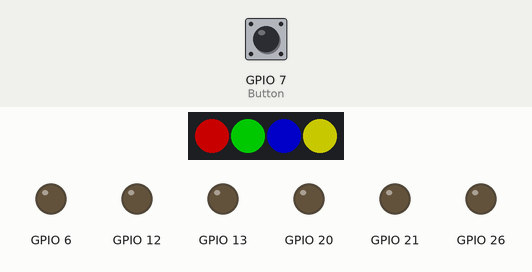
Recording of a program running on a simulated Raspberry Pi (BCM pin numbers). Parts: 4 RGB LEDs in strip order, left to right, output pins drawn as LEDs (lit = HIGH). The test bench sets the inputs (shaded band); at power-on: GPIO 7 (Button) HIGH. Dim RGB values are drawn brighter than linear; pins used as bus, display or sensor lines are not drawn; what the program prints to the terminal is not drawn.

Above: at 5.0 s.
5.1 s: GPIO 7 (Button) pulled LOW for 0.15 s
At 5.3 s:
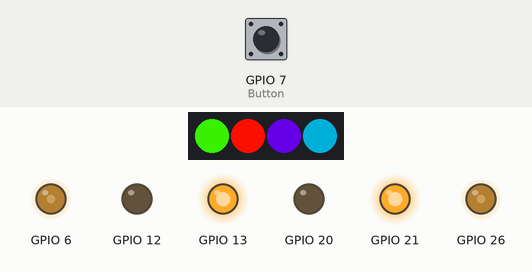
At 12.82 s:
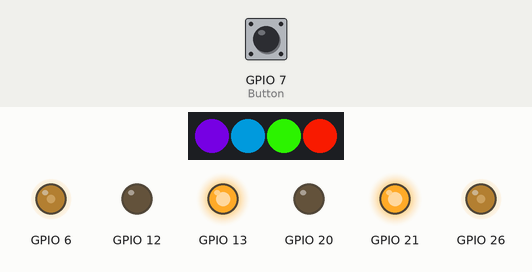
Timing chart, 0 to 14.1 s (numbered marks = the images above; inputs shaded):
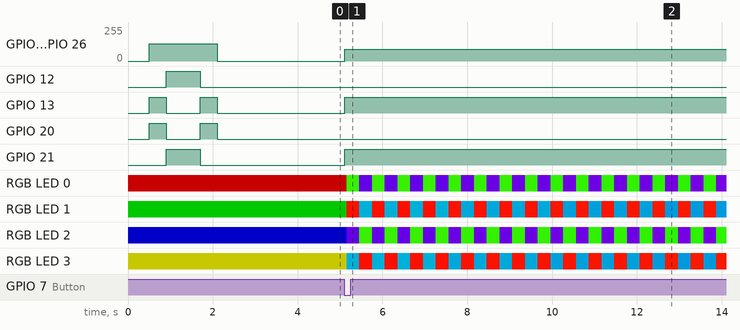

Measured:
- after the input at 5.1 s, GPIO 6: 0/255 → 89/255 at once; GPIO 13: LOW → HIGH at once

The program:

Line_Follow.py
```python
#!/usr/bin/python
# -*- coding:utf-8 -*-
import RPi.GPIO as GPIO
from AlphaBot2 import AlphaBot2
from rpi_ws281x import Adafruit_NeoPixel, Color
from TRSensors import TRSensor
import time

Button = 7

GPIO.setmode(GPIO.BCM)
GPIO.setwarnings(False)
GPIO.setup(Button,GPIO.IN,GPIO.PUD_UP)

# LED strip configuration:
LED_COUNT      = 4      # Number of LED pixels.
LED_PIN        = 18      # GPIO pin connected to the pixels (must support PWM!).
LED_FREQ_HZ    = 800000  # LED signal frequency in hertz (usually 800khz)
LED_DMA        = 5       # DMA channel to use for generating signal (try 5)
LED_BRIGHTNESS = 255     # Set to 0 for darkest and 255 for brightest
LED_INVERT     = False   # True to invert the signal (when using NPN transistor level shift)

maximum = 35
j = 0
integral = 0
last_proportional = 0

def Wheel(pos):
#	"""Generate rainbow colors across 0-255 positions."""
	if pos < 85:
		return Color(pos * 3, 255 - pos * 3, 0)
	elif pos < 170:
		pos -= 85
		return Color(255 - pos * 3, 0, pos * 3)
	else:
		pos -= 170
		return Color(0, pos * 3, 255 - pos * 3)

# Create NeoPixel object with appropriate configuration.
strip = Adafruit_NeoPixel(LED_COUNT, LED_PIN, LED_FREQ_HZ, LED_DMA, LED_INVERT, LED_BRIGHTNESS)
# Intialize the library (must be called once before other functions).
strip.begin()
strip.setPixelColor(0, Color(100, 0, 0))       #Red
strip.setPixelColor(1, Color(0, 100, 0))       #Blue
strip.setPixelColor(2, Color(0, 0, 100))       #Green
strip.setPixelColor(3, Color(100, 100, 0))     #Yellow
strip.show()

TR = TRSensor()
Ab = AlphaBot2()
Ab.stop()
print("Line follow Example")
time.sleep(0.5)
for i in range(0,100):
	if(i<25 or i>= 75):
		Ab.right()
		Ab.setPWMA(50) #changed from 30 to 50
		Ab.setPWMB(50) #changed from 30 to 50
	else:
		Ab.left()
		Ab.setPWMA(50) # changed from 30 to 50
		Ab.setPWMB(50) #changed from 30 to 50
	TR.calibrate()
Ab.stop()
print(TR.calibratedMin)
print(TR.calibratedMax)
while (GPIO.input(Button) != 0):
	position,Sensors = TR.readLine()
	print(position,Sensors)
	time.sleep(0.05)
Ab.forward()

while True:
	try:
		position,Sensors = TR.readLine()
		#print(position)
		if(Sensors[0] >900 and Sensors[1] >900 and Sensors[2] >900 and Sensors[3] >900 and Sensors[4] >900):
			Ab.setPWMA(0)
			Ab.setPWMB(0)
		else:
			# The "proportional" term should be 0 when we are on the line.
			proportional = position - 2000

			# Compute the derivative (change) and integral (sum) of the position.
			derivative = proportional - last_proportional
			integral += proportional

			# Remember the last position.
			last_proportional = proportional

			'''
			// Compute the difference between the two motor power settings,
			// m1 - m2.  If this is a positive number the robot will turn
			// to the right.  If it is a negative number, the robot will
			// turn to the left, and the magnitude of the number determines
			// the sharpness of the turn.  You can adjust the constants by which
			// the proportional, integral, and derivative terms are multiplied to
			// improve performance.
			'''
			power_difference = proportional/30  + integral/10000 + derivative*2;

			if (power_difference > maximum):
				power_difference = maximum
			if (power_difference < - maximum):
				power_difference = - maximum
			print(position,power_difference)
			if (power_difference < 0):
				Ab.setPWMA(maximum + power_difference)
				Ab.setPWMB(maximum)
			else:
				Ab.setPWMA(maximum)
				Ab.setPWMB(maximum - power_difference)

		for i in range(0,strip.numPixels()):
			strip.setPixelColor(i, Wheel((int(i * 256 / strip.numPixels()) + j) & 255))
		strip.show()
		j += 1
		if(j > 256*4):
			j= 0
	except KeyboardInterrupt:
		break
```

AlphaBot2.py
```python
import RPi.GPIO as GPIO
import time

class AlphaBot2(object):

	def __init__(self,ain1=12,ain2=13,ena=6,bin1=20,bin2=21,enb=26):
		self.AIN1 = ain1
		self.AIN2 = ain2
		self.BIN1 = bin1
		self.BIN2 = bin2
		self.ENA = ena
		self.ENB = enb
		self.PA  = 50 #speed of the motor
		self.PB  = 50 #speed of the motor

		GPIO.setmode(GPIO.BCM)
		GPIO.setwarnings(False)
		GPIO.setup(self.AIN1,GPIO.OUT)
		GPIO.setup(self.AIN2,GPIO.OUT)
		GPIO.setup(self.BIN1,GPIO.OUT)
		GPIO.setup(self.BIN2,GPIO.OUT)
		GPIO.setup(self.ENA,GPIO.OUT)
		GPIO.setup(self.ENB,GPIO.OUT)
		self.PWMA = GPIO.PWM(self.ENA,500)
		self.PWMB = GPIO.PWM(self.ENB,500)
		self.PWMA.start(self.PA)
		self.PWMB.start(self.PB)
		self.stop()

	def forward(self):
		self.PWMA.ChangeDutyCycle(self.PA)
		self.PWMB.ChangeDutyCycle(self.PB)
		GPIO.output(self.AIN1,GPIO.LOW)
		GPIO.output(self.AIN2,GPIO.HIGH)
		GPIO.output(self.BIN1,GPIO.LOW)
		GPIO.output(self.BIN2,GPIO.HIGH)


	def stop(self):
		self.PWMA.ChangeDutyCycle(0)
		self.PWMB.ChangeDutyCycle(0)
		GPIO.output(self.AIN1,GPIO.LOW)
		GPIO.output(self.AIN2,GPIO.LOW)
		GPIO.output(self.BIN1,GPIO.LOW)
		GPIO.output(self.BIN2,GPIO.LOW)

	def backward(self):
		self.PWMA.ChangeDutyCycle(self.PA)
		self.PWMB.ChangeDutyCycle(self.PB)
		GPIO.output(self.AIN1,GPIO.HIGH)
		GPIO.output(self.AIN2,GPIO.LOW)
		GPIO.output(self.BIN1,GPIO.HIGH)
		GPIO.output(self.BIN2,GPIO.LOW)


	def left(self):
		self.PWMA.ChangeDutyCycle(30)
		self.PWMB.ChangeDutyCycle(30)
		GPIO.output(self.AIN1,GPIO.HIGH)
		GPIO.output(self.AIN2,GPIO.LOW)
		GPIO.output(self.BIN1,GPIO.LOW)
		GPIO.output(self.BIN2,GPIO.HIGH)


	def right(self):
		self.PWMA.ChangeDutyCycle(30)
		self.PWMB.ChangeDutyCycle(30)
		GPIO.output(self.AIN1,GPIO.LOW)
		GPIO.output(self.AIN2,GPIO.HIGH)
		GPIO.output(self.BIN1,GPIO.HIGH)
		GPIO.output(self.BIN2,GPIO.LOW)

	def setPWMA(self,value):
		self.PA = value
		self.PWMA.ChangeDutyCycle(self.PA)

	def setPWMB(self,value):
		self.PB = value
		self.PWMB.ChangeDutyCycle(self.PB)

	def setMotor(self, left, right):
		if((right >= 0) and (right <= 100)):
			GPIO.output(self.AIN1,GPIO.HIGH)
			GPIO.output(self.AIN2,GPIO.LOW)
			self.PWMA.ChangeDutyCycle(right)
		elif((right < 0) and (right >= -100)):
			GPIO.output(self.AIN1,GPIO.LOW)
			GPIO.output(self.AIN2,GPIO.HIGH)
			self.PWMA.ChangeDutyCycle(0 - right)
		if((left >= 0) and (left <= 100)):
			GPIO.output(self.BIN1,GPIO.HIGH)
			GPIO.output(self.BIN2,GPIO.LOW)
			self.PWMB.ChangeDutyCycle(left)
		elif((left < 0) and (left >= -100)):
			GPIO.output(self.BIN1,GPIO.LOW)
			GPIO.output(self.BIN2,GPIO.HIGH)
			self.PWMB.ChangeDutyCycle(0 - left)

if __name__=='__main__':

	Ab = AlphaBot2()
	Ab.forward()
	try:
		while True:
			time.sleep(1)
	except KeyboardInterrupt:
		GPIO.cleanup()
```

TRSensors.py
```python
#!/usr/bin/python
# -*- coding:utf-8 -*-
import RPi.GPIO as GPIO
import time

CS = 5
Clock = 25
Address = 24
DataOut = 23
Button = 7

class TRSensor(object):
	def __init__(self,numSensors = 5):
		self.numSensors = numSensors
		self.calibratedMin = [0] * self.numSensors
		self.calibratedMax = [1023] * self.numSensors
		self.last_value = 0
		GPIO.setmode(GPIO.BCM)
		GPIO.setwarnings(False)
		GPIO.setup(Clock,GPIO.OUT)
		GPIO.setup(Address,GPIO.OUT)
		GPIO.setup(CS,GPIO.OUT)
		GPIO.setup(DataOut,GPIO.IN,GPIO.PUD_UP)
		GPIO.setup(Button,GPIO.IN,GPIO.PUD_UP)

	"""
	Reads the sensor values into an array. There *MUST* be space
	for as many values as there were sensors specified in the constructor.
	Example usage:
	unsigned int sensor_values[8];
	sensors.read(sensor_values);
	The values returned are a measure of the reflectance in abstract units,
	with higher values corresponding to lower reflectance (e.g. a black
	surface or a void).
	"""
	def AnalogRead(self):
		value = [0]*(self.numSensors+1)
		#Read Channel0~channel6 AD value
		for j in range(0,self.numSensors+1):
			GPIO.output(CS, GPIO.LOW)
			for i in range(0,8):
				#sent 8-bit Address
				if i<4:
					if(((j) >> (3 - i)) & 0x01):
						GPIO.output(Address,GPIO.HIGH)
					else:
						GPIO.output(Address,GPIO.LOW)
				else:
					GPIO.output(Address,GPIO.LOW)
				#read MSB 4-bit data
				value[j] <<= 1
				if(GPIO.input(DataOut)):
					value[j] |= 0x01
				GPIO.output(Clock,GPIO.HIGH)
				GPIO.output(Clock,GPIO.LOW)
			for i in range(0,4):
				#read LSB 8-bit data
				value[j] <<= 1
				if(GPIO.input(DataOut)):
					value[j] |= 0x01
				GPIO.output(Clock,GPIO.HIGH)
				GPIO.output(Clock,GPIO.LOW)
			#no mean ,just delay
#			for i in range(0,6):
#				GPIO.output(Clock,GPIO.HIGH)
#				GPIO.output(Clock,GPIO.LOW)
			time.sleep(0.0001)
			GPIO.output(CS,GPIO.HIGH)
		for i in range(0,6):
			value[i] >>= 2
#		print (value[1:])
		return value[1:]

	"""
	Reads the sensors 10 times and uses the results for
	calibration.  The sensor values are not returned; instead, the
	maximum and minimum values found over time are stored internally
	and used for the readCalibrated() method.
	"""
	def calibrate(self):
		max_sensor_values = [0]*self.numSensors
		min_sensor_values = [0]*self.numSensors
		for j in range(0,10):

			sensor_values = self.AnalogRead()

			for i in range(0,self.numSensors):

				# set the max we found THIS time
				if((j == 0) or max_sensor_values[i] < sensor_values[i]):
					max_sensor_values[i] = sensor_values[i]

				# set the min we found THIS time
				if((j == 0) or min_sensor_values[i] > sensor_values[i]):
					min_sensor_values[i] = sensor_values[i]

		# record the min and max calibration values
		for i in range(0,self.numSensors):
			if(min_sensor_values[i] > self.calibratedMin[i]):
				self.calibratedMin[i] = min_sensor_values[i]
			if(max_sensor_values[i] < self.calibratedMax[i]):
				self.calibratedMax[i] = max_sensor_values[i]

	"""
	Returns values calibrated to a value between 0 and 1000, where
	0 corresponds to the minimum value read by calibrate() and 1000
	corresponds to the maximum value.  Calibration values are
	stored separately for each sensor, so that differences in the
	sensors are accounted for automatically.
	"""
	def	readCalibrated(self):
		value = 0
		#read the needed values
		sensor_values = self.AnalogRead()

		for i in range (0,self.numSensors):

			denominator = self.calibratedMax[i] - self.calibratedMin[i]

			if(denominator != 0):
				value = (sensor_values[i] - self.calibratedMin[i])* 1000 / denominator

			if(value < 0):
				value = 0
			elif(value > 1000):
				value = 1000

			sensor_values[i] = value

		#print("readCalibrated",sensor_values)
		return sensor_values

	"""
	Operates the same as read calibrated, but also returns an
	estimated position of the robot with respect to a line. The
	estimate is made using a weighted average of the sensor indices
	multiplied by 1000, so that a return value of 0 indicates that
	the line is directly below sensor 0, a return value of 1000
	indicates that the line is directly below sensor 1, 2000
	indicates that it's below sensor 2000, etc.  Intermediate
	values indicate that the line is between two sensors.  The
	formula is:

	   0*value0 + 1000*value1 + 2000*value2 + ...
	   --------------------------------------------
			 value0  +  value1  +  value2 + ...

	By default, this function assumes a dark line (high values)
	surrounded by white (low values).  If your line is light on
	black, set the optional second argument white_line to true.  In
	this case, each sensor value will be replaced by (1000-value)
	before the averaging.
	"""
	def readLine(self, white_line = 1):

		sensor_values = self.readCalibrated()
		avg = 0
		sum = 0
		on_line = 0
		for i in range(0,self.numSensors):
			value = sensor_values[i]
			if(white_line):
				value = 1000-value
			# keep track of whether we see the line at all
			if(value > 200):
				on_line = 1

			# only average in values that are above a noise threshold
			if(value > 50):
				avg += value * (i * 1000);  # this is for the weighted total,
				sum += value;                  #this is for the denominator

		if(on_line != 1):
			# If it last read to the left of center, return 0.
			if(self.last_value < (self.numSensors - 1)*1000/2):
				#print("left")
				self.last_value = 0

			# If it last read to the right of center, return the max.
			else:
				#print("right")
				self.last_value = (self.numSensors - 1)*1000
		else:
			self.last_value = avg/sum

		return self.last_value,sensor_values


# Simple example prints accel/mag data once per second:
if __name__ == '__main__':
	TR = TRSensor()
	print("TRSensor Example")
	while True:
		try:
			print(TR.AnalogRead())
			time.sleep(0.2)
		except KeyboardInterrupt:
			break
```
